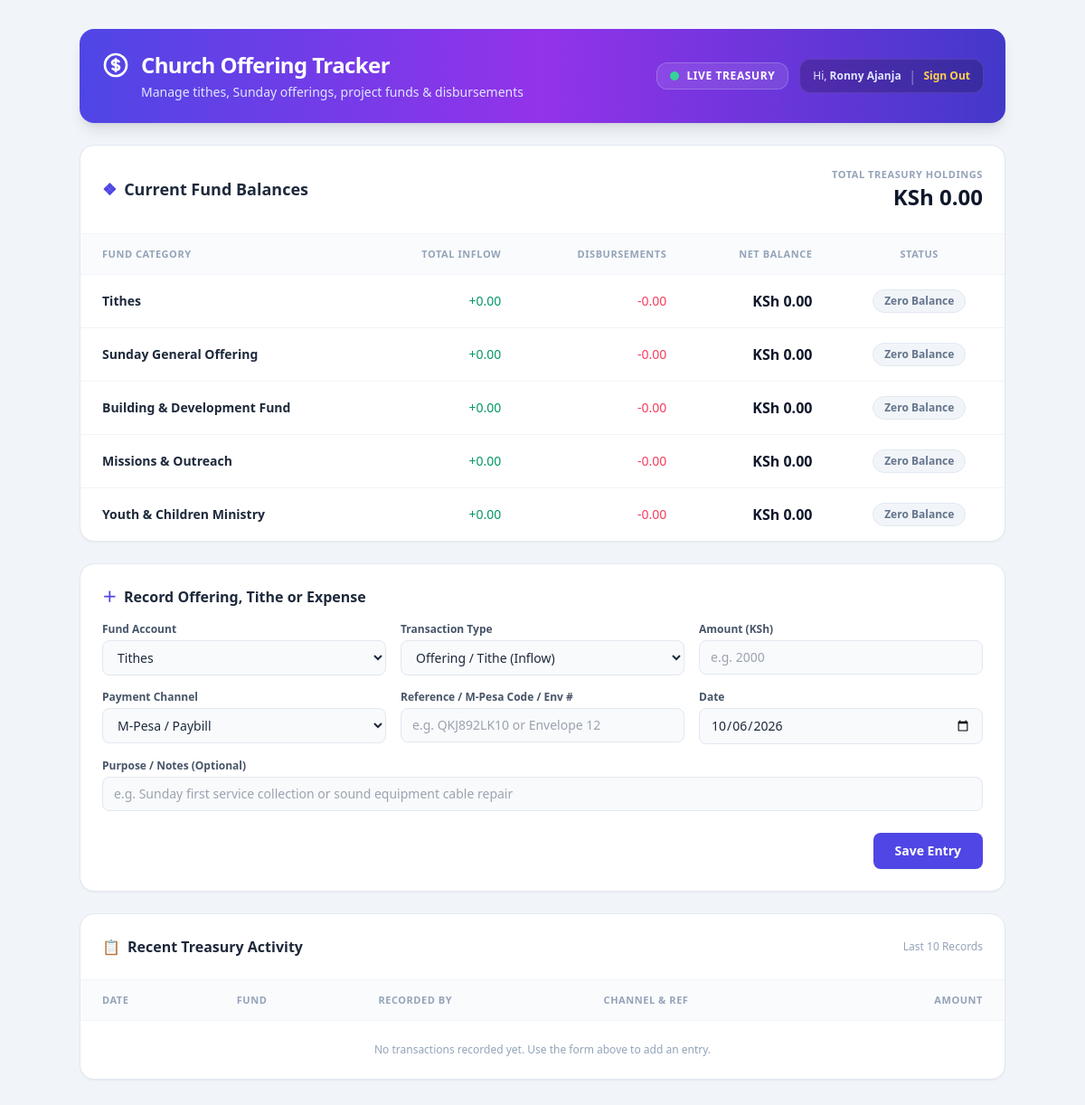
The page / (signed in) on the database its author committed.
### tables this page shows
CREATE TABLE fund_categories (
    id INTEGER PRIMARY KEY AUTOINCREMENT,
    name TEXT NOT NULL UNIQUE,
    description TEXT
);

### app.py (the view)
@app.route("/")
@login_required
def dashboard():
    db = get_db()
    funds = db.execute("""
        SELECT
            c.id,
            c.name,
            COALESCE(SUM(CASE WHEN t.transaction_type = 'contribution' THEN t.amount ELSE 0 END), 0) AS total_in,
            COALESCE(SUM(CASE WHEN t.transaction_type = 'disbursement' THEN t.amount ELSE 0 END), 0) AS total_out,
            (COALESCE(SUM(CASE WHEN t.transaction_type = 'contribution' THEN t.amount ELSE 0 END), 0) -
             COALESCE(SUM(CASE WHEN t.transaction_type = 'disbursement' THEN t.amount ELSE 0 END), 0)) AS balance
        FROM fund_categories c
        LEFT JOIN transactions t ON c.id = t.category_id
        GROUP BY c.id, c.name
        ORDER BY c.id ASC
    """).fetchall()
    total_coffers = sum(row["balance"] for row in funds)
    recent_transactions = db.execute("""
        SELECT
            t.*,
            c.name AS category_name,
            u.full_name AS member_name
        FROM transactions t
        JOIN fund_categories c ON t.category_id = c.id
        LEFT JOIN users u ON t.user_id = u.id
        ORDER BY t.service_date DESC, t.id DESC
        LIMIT 10
    """).fetchall()
    return render_template(
        "index.html",
        funds=funds,
        total_coffers=total_coffers,
        recent_transactions=recent_transactions,
        user_name=session.get("user_name"),
        today=date.today().isoformat()
    )

### app.py (called while the page is built)
def get_db():
    conn = sqlite3.connect(DATABASE)
    conn.row_factory = sqlite3.Row
    return conn

def login_required(f):
    @wraps(f)
    def decorated_function(*args, **kwargs):
        if "user_id" not in session:
            flash("Please sign in to access the treasury portal.", "warning")
            return redirect(url_for("login"))
        return f(*args, **kwargs)
    return decorated_function

### templates/index.html (shortened to what this page needs)
<!DOCTYPE html>
<html lang="en">
<head>
  <script src="https://cdn.tailwindcss.com"></script>
</head>
<body class="bg-slate-100 min-h-screen p-4 md:p-8 font-sans text-slate-800">
  <div class="max-w-5xl mx-auto space-y-6">
    <div class="bg-gradient-to-r from-indigo-600 via-purple-600 to-indigo-700 text-white rounded-2xl p-6 shadow-lg flex flex-col md:flex-row justify-between items-start md:items-center gap-4">
      <div>
        <div class="flex items-center space-x-3">
          <h1 class="text-2xl font-bold tracking-tight">Church Offering Tracker</h1>
        </div>
        <p class="text-indigo-100 text-sm mt-1 ml-11">Manage tithes, Sunday offerings, project funds & disbursements</p>
      </div>
      <div class="flex flex-wrap items-center gap-3">
        <div class="flex items-center space-x-2 bg-white/10 px-3.5 py-1.5 rounded-xl backdrop-blur-sm border border-white/20">
          <span class="w-2.5 h-2.5 rounded-full bg-emerald-400 animate-pulse"></span>
          <span class="text-xs uppercase font-semibold tracking-wider">Live Treasury</span>
        </div>
        <div class="flex items-center space-x-2 bg-black/20 px-3.5 py-1.5 rounded-xl border border-white/10">
          <span class="text-xs text-indigo-100">
            Hi, <strong>{{ user_name if user_name else 'Member' }}</strong>
          </span>
          <span class="text-white/40">|</span>
          <a href="{{ url_for('logout') }}" class="text-xs text-amber-300 hover:text-amber-200 font-semibold transition">
            Sign Out
          </a>
        </div>
      </div>
    </div>
    <div class="bg-white rounded-2xl shadow-sm border border-slate-200 overflow-hidden">
      <div class="p-6 border-b border-slate-100 flex flex-col sm:flex-row sm:items-center justify-between gap-3">
        <div class="flex items-center space-x-2">
          <span class="text-indigo-600 font-bold text-lg">❖</span>
          <h2 class="text-lg font-bold text-slate-800">Current Fund Balances</h2>
        </div>
        <div class="sm:text-right bg-slate-50 sm:bg-transparent p-3 sm:p-0 rounded-xl sm:rounded-none">
          <p class="text-[11px] font-bold text-slate-400 uppercase tracking-wider">TOTAL TREASURY HOLDINGS</p>
          <p class="text-2xl font-black text-slate-900">KSh {{ "{:,.2f}".format(total_coffers) }}</p>
        </div>
      </div>
      <div class="overflow-x-auto">
        <table class="w-full text-left border-collapse">
          <thead>
            <tr class="text-[11px] font-bold text-slate-400 uppercase tracking-wider bg-slate-50/75 border-b border-slate-100">
              <th class="py-3.5 px-6">FUND CATEGORY</th>
              <th class="py-3.5 px-6 text-right">TOTAL INFLOW</th>
              <th class="py-3.5 px-6 text-right">DISBURSEMENTS</th>
              <th class="py-3.5 px-6 text-right">NET BALANCE</th>
              <th class="py-3.5 px-6 text-center">STATUS</th>
            </tr>
          </thead>
          <tbody class="divide-y divide-slate-100 text-sm">
            {% for f in funds %}
            <tr class="hover:bg-slate-50/75 transition-colors">
              <td class="py-4 px-6 font-semibold text-slate-800">
                {{ f['name'] }}
              </td>
              <td class="py-4 px-6 text-right font-medium text-emerald-600">
                +{{ "{:,.2f}".format(f['total_in']) }}
              </td>
              <td class="py-4 px-6 text-right font-medium text-rose-500">
                -{{ "{:,.2f}".format(f['total_out']) }}
              </td>
              <td class="py-4 px-6 text-right font-black text-slate-900 text-base">
                KSh {{ "{:,.2f}".format(f['balance']) }}
              </td>
              <td class="py-4 px-6 text-center">
                {% if f['balance'] > 0 %}
                <span class="inline-flex items-center px-3 py-1 rounded-full text-xs font-semibold bg-emerald-50 text-emerald-700 border border-emerald-200">
                  ✓ Active Fund
                </span>
                {% else %}
                <span class="inline-flex items-center px-3 py-1 rounded-full text-xs font-semibold bg-slate-100 text-slate-500 border border-slate-200">
                  Zero Balance
                </span>
                {% endif %}
              </td>
            </tr>
            {% endfor %}
          </tbody>
        </table>
      </div>
    </div>
    <div class="bg-white rounded-2xl shadow-sm border border-slate-200 p-6">
      <h3 class="text-base font-bold text-slate-800 mb-4 flex items-center space-x-2">
        <span class="text-indigo-600 font-bold">＋</span>
        <span>Record Offering, Tithe or Expense</span>
      </h3>
      <form action="{{ url_for('record_transaction') }}" method="POST" class="grid grid-cols-1 md:grid-cols-3 gap-4 text-sm">
        <div>
          <label class="block text-xs font-semibold text-slate-600 mb-1">Fund Account</label>
          <select name="category_id" required class="w-full bg-slate-50 border border-slate-200 rounded-lg px-3 py-2 text-slate-800 focus:outline-none focus:ring-2 focus:ring-indigo-500">
            {% for f in funds %}
            <option value="{{ f['id'] }}">{{ f['name'] }}</option>
            {% endfor %}
          </select>
        </div>
        <div>
          <label class="block text-xs font-semibold text-slate-600 mb-1">Transaction Type</label>
          <select name="transaction_type" required class="w-full bg-slate-50 border border-slate-200 rounded-lg px-3 py-2 text-slate-800 focus:outline-none focus:ring-2 focus:ring-indigo-500">
            <option value="contribution">Offering / Tithe (Inflow)</option>
          </select>
        </div>
        <div>
          <label class="block text-xs font-semibold text-slate-600 mb-1">Amount (KSh)</label>
          <input type="number" step="0.01" name="amount" placeholder="e.g. 2000" required class="w-full bg-slate-50 border border-slate-200 rounded-lg px-3 py-2 text-slate-800 focus:outline-none focus:ring-2 focus:ring-indigo-500">
        </div>
        <div>
          <label class="block text-xs font-semibold text-slate-600 mb-1">Payment Channel</label>
          <select name="payment_method" class="w-full bg-slate-50 border border-slate-200 rounded-lg px-3 py-2 text-slate-800 focus:outline-none focus:ring-2 focus:ring-indigo-500">
            <option value="M-Pesa">M-Pesa / Paybill</option>
          </select>
        </div>
        <div>
          <label class="block text-xs font-semibold text-slate-600 mb-1">Reference / M-Pesa Code / Env #</label>
          <input type="text" name="reference_no" placeholder="e.g. QKJ892LK10 or Envelope 12" class="w-full bg-slate-50 border border-slate-200 rounded-lg px-3 py-2 text-slate-800 focus:outline-none focus:ring-2 focus:ring-indigo-500">
        </div>
        <div>
          <label class="block text-xs font-semibold text-slate-600 mb-1">Date</label>
          <input type="date" name="service_date" value="{{ today }}" required class="w-full bg-slate-50 border border-slate-200 rounded-lg px-3 py-2 text-slate-800 focus:outline-none focus:ring-2 focus:ring-indigo-500">
        </div>
        <div class="md:col-span-3">
          <label class="block text-xs font-semibold text-slate-600 mb-1">Purpose / Notes (Optional)</label>
          <input type="text" name="notes" placeholder="e.g. Sunday first service collection or sound equipment cable repair" class="w-full bg-slate-50 border border-slate-200 rounded-lg px-3 py-2 text-slate-800 focus:outline-none focus:ring-2 focus:ring-indigo-500">
        </div>
        <div class="md:col-span-3 flex justify-end pt-2">
          <button type="submit" class="bg-indigo-600 hover:bg-indigo-700 text-white font-semibold px-6 py-2.5 rounded-lg shadow-sm transition">
            Save Entry
          </button>
        </div>
      </form>
    </div>
    <div class="bg-white rounded-2xl shadow-sm border border-slate-200 overflow-hidden">
      <div class="p-6 border-b border-slate-100 flex items-center justify-between">
        <h3 class="text-base font-bold text-slate-800 flex items-center space-x-2">
          <span class="text-indigo-600">📋</span>
          <span>Recent Treasury Activity</span>
        </h3>
        <span class="text-xs text-slate-400">Last 10 Records</span>
      </div>
      <div class="overflow-x-auto">
        <table class="w-full text-left border-collapse text-sm">
          <thead>
            <tr class="text-[11px] font-bold text-slate-400 uppercase tracking-wider bg-slate-50/75 border-b border-slate-100">
              <th class="py-3 px-6">DATE</th>
              <th class="py-3 px-6">FUND</th>
              <th class="py-3 px-6">RECORDED BY</th>
              <th class="py-3 px-6">CHANNEL & REF</th>
              <th class="py-3 px-6 text-right">AMOUNT</th>
            </tr>
          </thead>
          <tbody class="divide-y divide-slate-100">
            {% for t in recent_transactions %}
            <tr class="hover:bg-slate-50/50">
              <td class="py-3 px-6 text-slate-500 whitespace-nowrap">{{ t['service_date'] }}</td>
              <td class="py-3 px-6 font-medium text-slate-800">{{ t['category_name'] }}</td>
              <td class="py-3 px-6 text-slate-600">{{ t['member_name'] if t['member_name'] else 'Treasurer' }}</td>
              <td class="py-3 px-6 text-slate-500">
                <span class="font-medium text-slate-700">{{ t['payment_method'] }}</span>
                {% if t['reference_no'] %}
                <span class="text-xs text-slate-400">({{ t['reference_no'] }})</span>
                {% endif %}
              </td>
              <td class="py-3 px-6 text-right font-bold whitespace-nowrap {{ 'text-emerald-600' if t['transaction_type'] == 'contribution' else 'text-rose-500' }}">
                {{ '+' if t['transaction_type'] == 'contribution' else '-' }}KSh {{ "{:,.2f}".format(t['amount']) }}
              </td>
            </tr>
            {% else %}
            <tr>
              <td colspan="5" class="py-6 px-6 text-center text-slate-400 text-xs">
                No transactions recorded yet. Use the form above to add an entry.
              </td>
            </tr>
            {% endfor %}
          </tbody>
        </table>
      </div>
    </div>
  </div>
</body>
</html>

### rows shown on the page
fund_categories: name "Tithes", total_in "0.00", total_out "0.00", balance "0.00"
fund_categories: name "Sunday General Offering", total_in "0.00", total_out "0.00", balance "0.00"
fund_categories: name "Building & Development Fund", total_in "0.00", total_out "0.00", balance "0.00"
fund_categories: name "Missions & Outreach", total_in "0.00", total_out "0.00", balance "0.00"
fund_categories: name "Youth & Children Ministry", total_in "0.00", total_out "0.00", balance "0.00"

### other values the page prints
{{ user_name if user_name else 'Member' }} "Ronny Ajanja"
{{ "{:,.2f}".format(total_coffers) }} "0.00"
form field category_id "Tithes"
